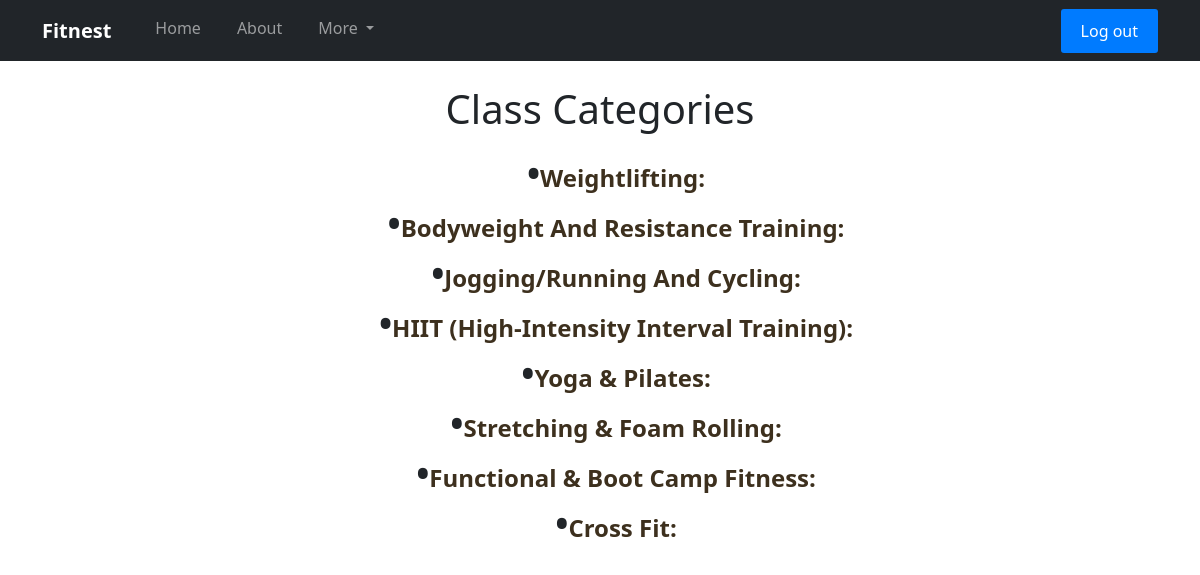
Page /categories/ (signed in) on the committed database.
### app/models.py (models this page shows, shortened)
class ClassCategory(models.Model):
    name = models.CharField(max_length=100)
    description = models.TextField()

### app/views.py (the view)
# urls.py: path("categories/", ClassCategoryListView.as_view(), name="class_category_list"),
class ClassCategoryListView(LoginRequiredMixin, ListView):
    model = ClassCategory
    template_name = "app/class_category_list.html"
    context_object_name = "categories"

### app/templates/app/class_category_list.html
{% extends 'app/base.html' %}
{% block content%}
        <h1>Class Categories</h1>
        <ul>
          {% for category in categories %}
                  <h2>•<a href="{% url 'class_category_detail' category.id %}">{{ category.name }}</a></h2>
          {% endfor %}
      </ul>
{% endblock content %}

### app/templates/app/base.html (shortened to what this page needs)
{% load static %}
<!DOCTYPE html>
<html lang="en">
<head>
    <link rel="stylesheet" href="{% static 'css/base.css' %}">
    <link href="https://cdn.jsdelivr.net/npm/bootstrap@5.3.0/dist/css/bootstrap.min.css" rel="stylesheet">
</head>
<body>
<nav class="navbar navbar-expand-lg navbar-dark bg-dark">
    <div class="container">
        <a class="navbar-brand" href="{% url 'home' %}">Fitnest</a>
    <div class="collapse navbar-collapse" id="navbarNav">
        <ul class="navbar-nav me-auto">
            <li class="nav-item">
            <a class="nav-link" href="{% url 'home' %}">Home</a>
            </li>
            <li class="nav-item">
            <a class="nav-link" href="{% url 'about' %}">About</a>
            </li>
<li class="nav-item dropdown">
<a class="nav-link dropdown-toggle" href="#" id="navbarDropdown" role="button"data-bs-toggle="dropdown" aria-expanded="false">
    More
</a>
</li>
</ul>
 <ul class="navbar-nav">
    {% if user.is_authenticated %}
    <form method="post" action="{% url 'logout' %}">
    <button type="submit">Log out</button>
    </form>
    {% else %}
    <form method="post" action="{% url 'login' %}">
    {% csrf_token %}
    <button type="submit">Login</button>
    </form>
    {% endif %}
    </ul>
    </div>
</div>
</nav>
    <div class="container mt-4">
        {% block content %}{% endblock content%}
    </div>
</body>
</html>

### static/css/base.css (style rules this page uses)
body { background-color: lightgrey; }
h1 { color: rgb(61, 48, 30); font-weight: bold; font-size: 40px; text-align: center; }
a { color: rgb(61, 48, 30); text-decoration: none; font-weight: bold; font-size: 24px; }
h1 { text-align: center; color: #333; margin-top: 50px; }
form { display: flex; flex-direction: column; }
button { padding: 10px 12px; font-size: 18px; background-color: #4CAF50; color: white; border: none; border-radius: 5px; cursor: pointer; align-self: center; }

### app/templates/app/base.html (style rules this page uses)
h2 { text-align: center; font-weight: bold; font-size: 35px; }
h2 a { color: rgb(61, 48, 30); text-decoration: none; }
li { margin-bottom: 5px; margin-left: 20px; padding: 0; }
h1 { margin-bottom: 20px; }
button { background-color: #007bff; color: white; padding: 10px 20px; border: none; border-radius: 3px; cursor: pointer; }

### rows in the picture
ClassCategory: name "Weightlifting:"
ClassCategory: name "Bodyweight And Resistance Training:"
ClassCategory: name "Jogging/Running And Cycling:"
ClassCategory: name "HIIT (High-Intensity Interval Training):"
ClassCategory: name "Yoga & Pilates:"
ClassCategory: name "Stretching & Foam Rolling:"
ClassCategory: name "Functional & Boot Camp Fitness:"
ClassCategory: name "Cross Fit:"
